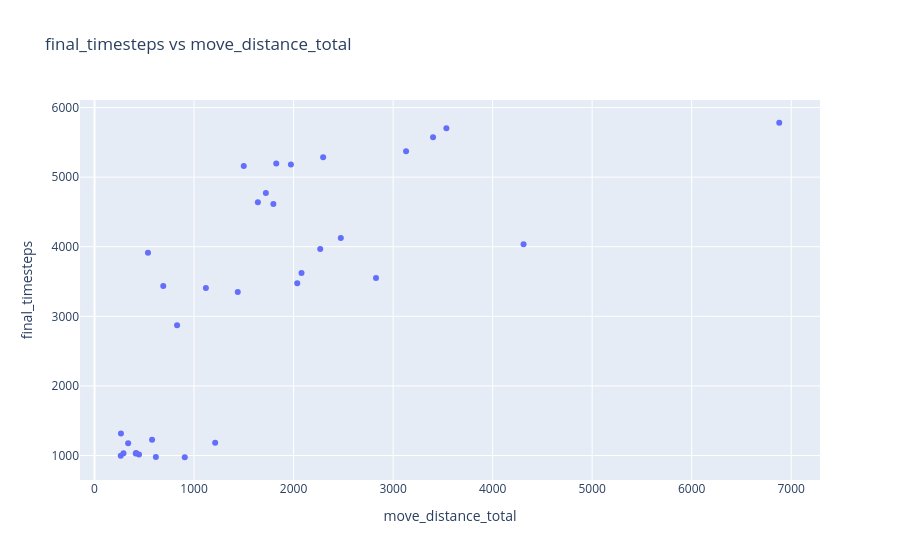
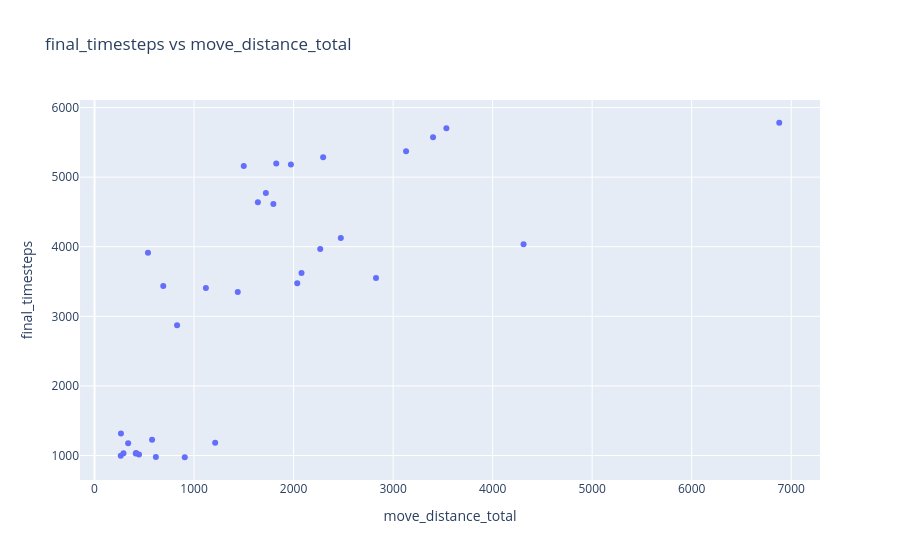

The cell these charts' notebook holds for them, in order:
### Code cell
# Interactive Plotly scatter: final_timesteps vs move_distance_total
import plotly.express as px

def plot_timesteps_vs_moves_plotly(df: pd.DataFrame, filters: dict | None = None):
    subset = apply_filters(df, filters)
    needed = {"final_timesteps", "move_distance_total"}
    if needed - set(subset.columns):
        print("Missing columns for plotly plot; skipping.")
        return None
    subset = subset.dropna(subset=list(needed))
    if subset.empty:
        print("No data after filtering for plotly plot.")
        return None
    hover_cols = [
        "algo_sigma",
        "algo_lookahead_weight_factor",
        "algo_balance_penalty",
        "algo_distance_weight_factor",
        "final_timesteps",
        "move_distance_total",
    ]
    hover_cols = [c for c in hover_cols if c in subset.columns]
    fig = px.scatter(
        subset,
        x="move_distance_total",
        y="final_timesteps",
        hover_data=hover_cols,
        title="final_timesteps vs move_distance_total",
    )
    fig.show()
    return fig

plot_timesteps_vs_moves_plotly(success_df, filters_for_moves)

### Figure 1 — Plotly figure (JSON) as saved in the notebook; plotly's stock layout.template omitted (floating-point values rounded to 4 significant figures; data arrays with more than 128 entries replaced by an {"elided": "..."} marker saying what was removed)
{"data": [{"customdata": {"elided": "33x4 float values"}, "hovertemplate": "move_distance_total=%{x}<br>final_timesteps=%{y}<br>algo_sigma=%{customdata[0]}<br>algo_lookahead_weight_factor=%{customdata[1]}<br>algo_balance_penalty=%{customdata[2]}<br>algo_distance_weight_factor=%{customdata[3]}<extra></extra>", "legendgroup": "", "marker": {"color": "#636efa", "symbol": "circle"}, "mode": "markers", "name": "", "orientation": "v", "showlegend": false, "type": "scatter", "x": [337.7, 446.7, 417.8, 906.8, 616.3, 265.6, 578.4, 263.5, 414.1, 1212.0, 2475.0, 690.7, 4311.0, 2080.0, 1439.0, 2268.0, 2037.0, 1119.0, 537.0, 2828.0, 2297.0, 3401.0, 1973.0, 3130.0, 1641.0, 3535.0, 1797.0, 1722.0, 1826.0, 6880.0, 290.9, 829.6, 1499.0], "xaxis": "x", "y": [1177, 1015, 1037, 975, 980, 1315, 1226, 995, 1030, 1182, 4124, 3434, 4037, 3622, 3349, 3967, 3474, 3405, 3912, 3549, 5286, 5574, 5181, 5372, 4638, 5703, 4615, 4773, 5195, 5781, 1031, 2871, 5160], "yaxis": "y"}], "layout": {"legend": {"tracegroupgap": 0}, "title": {"text": "final_timesteps vs move_distance_total"}, "xaxis": {"anchor": "y", "domain": [0, 1], "title": {"text": "move_distance_total"}}, "yaxis": {"anchor": "x", "domain": [0, 1], "title": {"text": "final_timesteps"}}}}

### Figure 2 — Plotly figure (JSON) as saved in the notebook; plotly's stock layout.template omitted (floating-point values rounded to 4 significant figures; data arrays with more than 128 entries replaced by an {"elided": "..."} marker saying what was removed)
{"data": [{"customdata": {"elided": "33x4 float values"}, "hovertemplate": "move_distance_total=%{x}<br>final_timesteps=%{y}<br>algo_sigma=%{customdata[0]}<br>algo_lookahead_weight_factor=%{customdata[1]}<br>algo_balance_penalty=%{customdata[2]}<br>algo_distance_weight_factor=%{customdata[3]}<extra></extra>", "legendgroup": "", "marker": {"color": "#636efa", "symbol": "circle"}, "mode": "markers", "name": "", "orientation": "v", "showlegend": false, "type": "scatter", "x": [337.7, 446.7, 417.8, 906.8, 616.3, 265.6, 578.4, 263.5, 414.1, 1212.0, 2475.0, 690.7, 4311.0, 2080.0, 1439.0, 2268.0, 2037.0, 1119.0, 537.0, 2828.0, 2297.0, 3401.0, 1973.0, 3130.0, 1641.0, 3535.0, 1797.0, 1722.0, 1826.0, 6880.0, 290.9, 829.6, 1499.0], "xaxis": "x", "y": [1177, 1015, 1037, 975, 980, 1315, 1226, 995, 1030, 1182, 4124, 3434, 4037, 3622, 3349, 3967, 3474, 3405, 3912, 3549, 5286, 5574, 5181, 5372, 4638, 5703, 4615, 4773, 5195, 5781, 1031, 2871, 5160], "yaxis": "y"}], "layout": {"legend": {"tracegroupgap": 0}, "title": {"text": "final_timesteps vs move_distance_total"}, "xaxis": {"anchor": "y", "domain": [0, 1], "title": {"text": "move_distance_total"}}, "yaxis": {"anchor": "x", "domain": [0, 1], "title": {"text": "final_timesteps"}}}}
